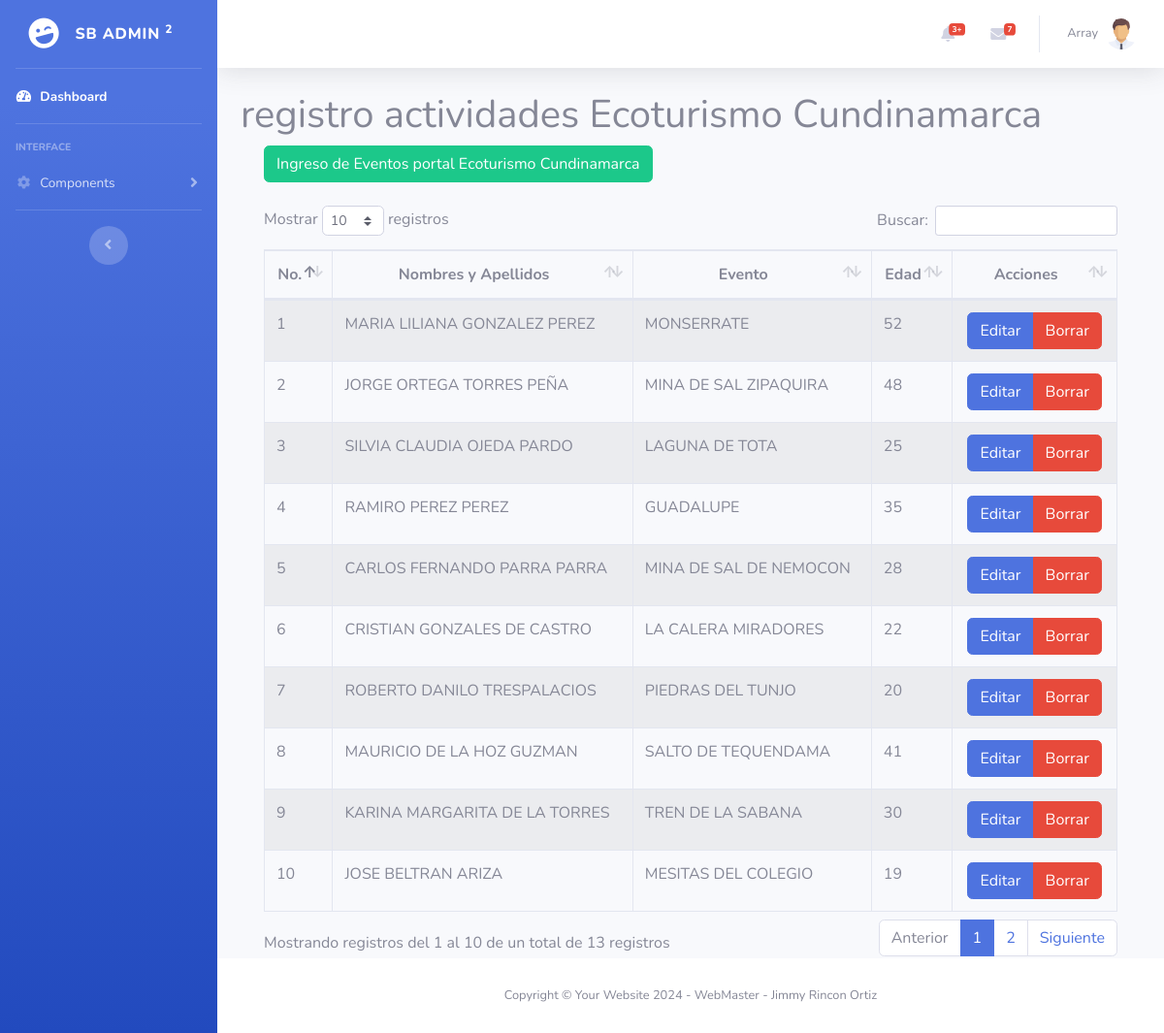
Screenshot of /login/dashboard/index.php (signed in) with the database file from the repository.
### tables this page shows
CREATE TABLE `personas` (
  `id` int(11) NOT NULL,
  `nombre` varchar(50) NOT NULL,
  `pais` varchar(50) NOT NULL,
  `edad` int(11) NOT NULL
);

### login/dashboard/index.php (the view, shortened to what this page needs)
<?php require_once "vistas/parte_superior.php"?>
<div class="container">
    <h1>registro actividades Ecoturismo Cundinamarca</h1>
 <?php
$objeto = new Conexion();
$conexion = $objeto->Conectar();
$consulta = "SELECT id, nombre, pais, edad FROM personas";
$resultado = $conexion->prepare($consulta);
$resultado->execute();
$data=$resultado->fetchAll(PDO::FETCH_ASSOC);
?>
<div class="container">
        <div class="row">
            <div class="col-lg-12">
            <button id="btnNuevo" type="button" class="btn btn-success" data-toggle="modal">Ingreso de Eventos portal Ecoturismo Cundinamarca</button>
            </div>
        </div>
    </div>
    <br>
<div class="container">
        <div class="row">
                <div class="col-lg-12">
                    <div class="table-responsive">
                        <table id="tablaPersonas" class="table table-striped table-bordered table-condensed" style="width:100%">
                        <thead class="text-center">
                            <tr>
                                <th>No.</th>
                                <th>Nombres y Apellidos</th>
                                <th>Evento</th>
                                <th>Edad</th>
                                <th>Acciones</th>
                            </tr>
                        </thead>
                        <tbody>
                            <?php
                            foreach($data as $dat) {
                            ?>
                            <tr>
                                <td><?php echo $dat['id'] ?></td>
                                <td><?php echo $dat['nombre'] ?></td>
                                <td><?php echo $dat['pais'] ?></td>
                                <td><?php echo $dat['edad'] ?></td>
                                <td></td>
                            </tr>
                            <?php
                                }
                            ?>
                        </tbody>
                       </table>
                    </div>
                </div>
        </div>
    </div>
</div>
<?php require_once "vistas/parte_inferior.php"?>

### login/dashboard/vistas/parte_superior.php (shortened to what this page needs)
<!DOCTYPE html>
<html lang="en">
<head>
  <link href="vendor/fontawesome-free/css/all.min.css" rel="stylesheet" type="text/css">
  <link href="css/sb-admin-2.min.css" rel="stylesheet">
    <link rel="stylesheet" type="text/css" href="vendor/datatables/datatables.min.css"/>
    <link rel="stylesheet"  type="text/css" href="vendor/datatables/DataTables-1.10.18/css/dataTables.bootstrap4.min.css">
</head>
<body id="page-top">
  <div id="wrapper">
    <ul class="navbar-nav bg-gradient-primary sidebar sidebar-dark accordion" id="accordionSidebar">
      <a class="sidebar-brand d-flex align-items-center justify-content-center" href="index.php">
        <div class="sidebar-brand-icon rotate-n-15">
          <i class="fas fa-laugh-wink"></i>
        </div>
        <div class="sidebar-brand-text mx-3">SB Admin <sup>2</sup></div>
      </a>
      <hr class="sidebar-divider my-0">
      <li class="nav-item active">
        <a class="nav-link" href="index.php">
          <i class="fas fa-fw fa-tachometer-alt"></i>
          <span>Dashboard</span></a>
      </li>
      <hr class="sidebar-divider">
      <div class="sidebar-heading">
        Interface
      </div>
      <li class="nav-item">
        <a class="nav-link collapsed" href="#" data-toggle="collapse" data-target="#collapseTwo" aria-expanded="true" aria-controls="collapseTwo">
          <i class="fas fa-fw fa-cog"></i>
          <span>Components</span>
        </a>
      </li>
      <hr class="sidebar-divider d-none d-md-block">
      <div class="text-center d-none d-md-inline">
        <button class="rounded-circle border-0" id="sidebarToggle"></button>
      </div>
    </ul>
    <div id="content-wrapper" class="d-flex flex-column">
      <div id="content">
        <nav class="navbar navbar-expand navbar-light bg-white topbar mb-4 static-top shadow">
          <ul class="navbar-nav ml-auto">
            <li class="nav-item dropdown no-arrow mx-1">
              <a class="nav-link dropdown-toggle" href="#" id="alertsDropdown" role="button" data-toggle="dropdown" aria-haspopup="true" aria-expanded="false">
                <i class="fas fa-bell fa-fw"></i>
                <span class="badge badge-danger badge-counter">3+</span>
              </a>
            </li>
            <li class="nav-item dropdown no-arrow mx-1">
              <a class="nav-link dropdown-toggle" href="#" id="messagesDropdown" role="button" data-toggle="dropdown" aria-haspopup="true" aria-expanded="false">
                <i class="fas fa-envelope fa-fw"></i>
                <span class="badge badge-danger badge-counter">7</span>
              </a>
            </li>
            <li class="nav-item dropdown no-arrow">
              <a class="nav-link dropdown-toggle" href="#" id="userDropdown" role="button" data-toggle="dropdown" aria-haspopup="true" aria-expanded="false">
                <span class="mr-2 d-none d-lg-inline text-gray-600 small"><?php echo $_SESSION["s_usuario"];?></span>
                <img class="img-profile rounded-circle" src="img/user.png">
              </a>
            </li>
          </ul>
        </nav>

### login/dashboard/vistas/parte_inferior.php (shortened to what this page needs)
      </div>
      <footer class="sticky-footer bg-white">
        <div class="container my-auto">
          <div class="copyright text-center my-auto">
            <span>Copyright &copy; Your Website 2024 - WebMaster - Jimmy Rincon Ortiz </span>
          </div>
        </div>
      </footer>
    </div>
  </div>
</body>
</html>

### rows the page displays
personas: id "1", nombre "MARIA LILIANA GONZALEZ PEREZ", pais "MONSERRATE", edad "52"
personas: id "2", nombre "JORGE ORTEGA TORRES PEÑA", pais "MINA DE SAL ZIPAQUIRA", edad "48"
personas: id "3", nombre "SILVIA CLAUDIA OJEDA PARDO", pais "LAGUNA DE TOTA", edad "25"
personas: id "4", nombre "RAMIRO PEREZ PEREZ", pais "GUADALUPE", edad "35"
personas: id "5", nombre "CARLOS FERNANDO PARRA PARRA", pais "MINA DE SAL DE NEMOCON", edad "28"
personas: id "6", nombre "CRISTIAN GONZALES DE CASTRO", pais "LA CALERA MIRADORES", edad "22"
personas: id "7", nombre "ROBERTO DANILO TRESPALACIOS", pais "PIEDRAS DEL TUNJO", edad "20"
personas: id "8", nombre "MAURICIO DE LA HOZ GUZMAN", pais "SALTO DE TEQUENDAMA", edad "41"
personas: id "9", nombre "KARINA MARGARITA DE LA TORRES", pais "TREN DE LA SABANA", edad "30"
personas: id "10", nombre "JOSE BELTRAN ARIZA", pais "MESITAS DEL COLEGIO", edad "19"

### other values shown
$_SESSION["s_usuario"] "Array"
